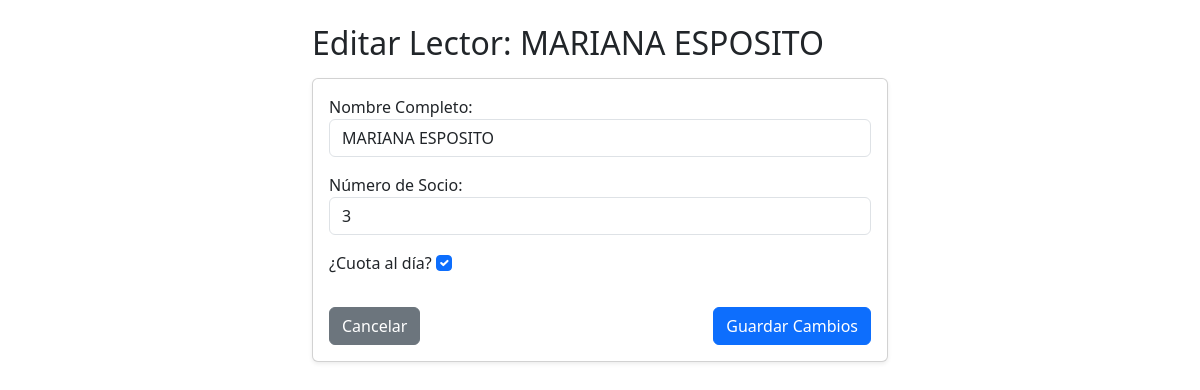
/editar/3/, run on the app's committed database.
### Clientes/models.py (models this page shows, shortened)
class Lector(models.Model):
    nombre_completo = models.CharField(max_length=100)
    numero_socio = models.IntegerField(unique=True)
    fecha_registro = models.DateTimeField(auto_now_add=True)
    cuota_al_dia = models.BooleanField(default=True)

### Clientes/views.py (the view)
# urls.py: path('editar/<int:pk>/', views.editar_lector, name='editar_lector'),
def editar_lector(request, pk):
    lector = get_object_or_404(Lector, pk=pk)
    if request.method == 'POST':
        form = LectorForm(request.POST, instance=lector)
        if form.is_valid():
            form.save()
            return redirect('listar_lectores')
    else:
        form = LectorForm(instance=lector)
    return render(request, 'clientes/editar_lector.html', {
        'form': form,
        'lector': lector
    })

### Clientes/forms.py
class LectorForm(forms.ModelForm):
    class Meta:
        model = Lector
        fields = ['nombre_completo', 'numero_socio', 'cuota_al_dia']
        labels = {
            'nombre_completo': 'Nombre Completo',
            'numero_socio': 'Número de Socio',
            'cuota_al_dia': '¿Cuota al día?',
        }
        widgets = {
            'nombre_completo': forms.TextInput(attrs={'class': 'form-control', 'placeholder': 'Ej: Maria Lopez'}),
            'numero_socio': forms.NumberInput(attrs={'class': 'form-control', 'placeholder': 'Ej: 1001'}),
            'cuota_al_dia': forms.CheckboxInput(attrs={'class': 'form-check-input'}),
        }

### Clientes/templates/clientes/editar_lector.html (shortened to what this page needs)
<!DOCTYPE html>
<html lang="es">
<head>
    <link href="https://cdn.jsdelivr.net/npm/bootstrap@5.3.0/dist/css/bootstrap.min.css" rel="stylesheet">
</head>
<body class="container py-4" style="max-width: 600px;">
    <h2>Editar Lector: {{ lector.nombre_completo }}</h2>
    <form method="POST" class="card card-body shadow-sm mt-3">
        {{ form.as_p }}
        <div class="d-flex justify-content-between mt-3">
            <a href="{% url 'listar_lectores' %}" class="btn btn-secondary">Cancelar</a>
            <button type="submit" class="btn btn-primary">Guardar Cambios</button>
        </div>
    </form>
</body>
</html>

### data on the page
Lector: nombre_completo "MARIANA ESPOSITO", numero_socio "3", cuota_al_dia "☑"
